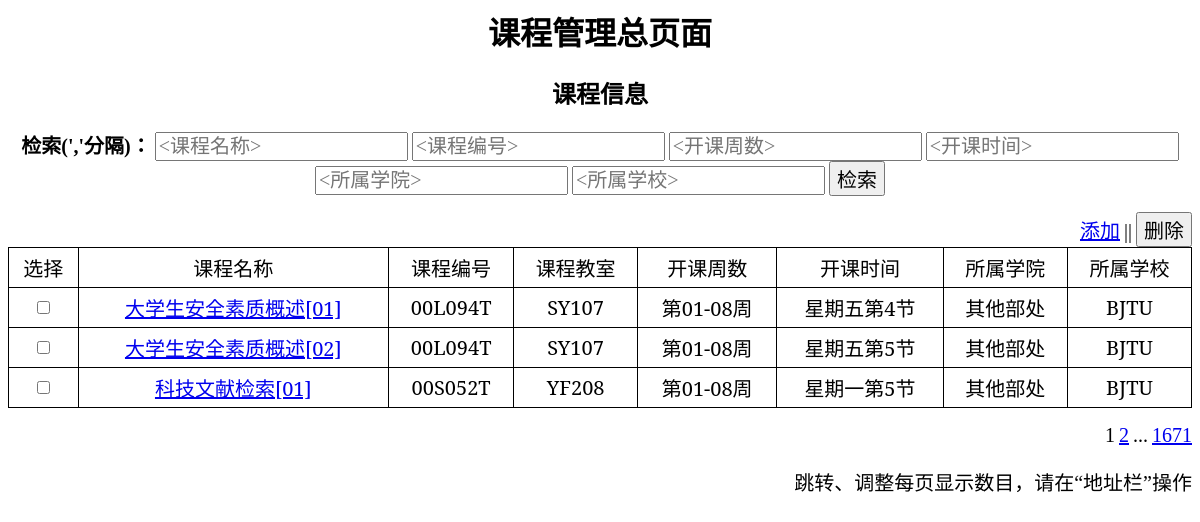
The app's page /class_search/3/ with its own data.
### search/models.py (models this page shows, shortened)
class Lesson(models.Model):
    name = models.CharField(max_length = 51)
    teacher = models.CharField(max_length = 11)
    capacity = models.IntegerField(default = 0)
    classroom = models.CharField(max_length = 51)
    supplement = models.TextField()
    collage = models.CharField(max_length = 51)
    school = models.CharField(max_length = 51)
    lesson_id = models.CharField(max_length = 11)
    score = models.CharField(max_length = 5,default = "1.0")
    time = models.CharField(max_length = 51,default = "星期一第1节")
    weeks = models.CharField(max_length = 51,default = "第01-12周")

### search/views.py (the view)
# urls.py: path('',views.index,name = 'index'),
def index(request,number = 50,page = 1):
    begin_item = number * (page - 1)
    end_item = number * (page)
    lessons_all = Lesson.objects.all()
    cnt = lessons_all.count()
    end_item = min(end_item,cnt)
    lessons = lessons_all[begin_item:end_item]
    total_page = 0
    if (cnt % number == 0):
        total_page = cnt / number
    else:
        total_page = cnt // number + 1
    context = {'lessons':lessons,'page':page,'page_next':page+1,'page_pre':page-1,'number':number,"total_page":total_page}
    return render(request,'search/index.html',context)

### search/views.py (called while the page is built)
def min(a,b):
    if (a > b):
        return b
    else:
        return a

### search/templates/search/index.html (shortened to what this page needs)
<html>
{% load static %}
<link rel="stylesheet" type ="text/css" href = "{% static 'search/index_style.css' %}">
<h1>课程管理总页面</h1>
<h2>课程信息</h2>
<div style="overflow-x:auto;">
  {% if lessons %}
    <div style="text-align:center">
      <p class = 'text' style = 'display:inline;font-weight:bold;'>检索(','分隔)：</p>
      <input class = "text" type="text" name="keywords-name" placeholder = "<课程名称>">
      <input class = "text" type="text" name="keywords-id" placeholder = "<课程编号>">
      <input class = "text" type="text" name="keywords-week" placeholder="<开课周数>">
      <input class = "text" type="text" name="keywords-time" placeholder="<开课时间>">
      <input class = "text" type="text" name="keywords-collage" placeholder="<所属学院>">
      <input class = "text" type="text" name="keywords-school" placeholder="<所属学校>">
      <input class = "text" type="submit" name="search" value="检索">
    </div>
    <form action="{% url 'search:delete'%}" method="post">
    <div style="text-align:right">
      <a class = "text" href="{% url 'search:add'%}">添加</a>
      <p class = "text" style = "display:inline;">||</p>
      <input class = "text" type="submit" name="delete" value="删除">
    </div>
    <table border = "1">
      <tr>
        <th>选择</th>
        <th>课程名称</th>
        <th>课程编号</th>
        <th>课程教室</th>
        <th>开课周数</th>
        <th>开课时间</th>
        <th>所属学院</th>
        <th>所属学校</th>
      </tr>
      {% for lesson in lessons %}
      <tr>
        <th><input type="checkbox" name="choose" id = "choose{{lesson.id}}" value="{{lesson.id}}"></th>
        <th><a href="{% url 'search:detail' lesson.id%}">{{lesson.name}}</a></th>
        <th>{{lesson.lesson_id}}</th>
        <th>{{lesson.classroom}}</th>
        <th>{{lesson.weeks}}</th>
        <th>{{lesson.time}}</th>
        <th>{{lesson.collage}}</th>
        <th>{{lesson.school}}</th>
      </tr>
      {% endfor %}
    </table>
  </form>
</div>
<div style = "text-align:right">
    <p class = "text" style = "display:inline;">{{page}}</p>
  {% if page != total_page%}
    <a class ="text" href = "\class_search\{{number}}\{{page_next}}">{{page_next}}</a>
    <p class = "text" style = "display:inline;">...</p>
    <a class = "text" href="\class_search\{{number}}\{{total_page}}">{{total_page}}</a>
  {% endif %}
  <p class = "text">跳转、调整每页显示数目，请在“地址栏”操作</p>
</div>
{% else %}
<p style = "text-align:center">没有可用的课程信息。</p>
{% endif %}
</html>

### search/static/search/index_style.css (style rules this page uses)
table { width: 100%; border-collapse: collapse; }
th,td { padding: 5px; border-bottom: 1px solid #ddd; }
table, th,td { border: 1px solid black; }
th { text-align: center; font-family: "楷体","serif","sans-serif"; font-weight: normal; font-size: 20px; }
h1 { font-family: "楷体"; text-align: center; }
h2 { font-family: "楷体"; text-align: center; }
.text { font-family: "楷体"; font-size: 20px; }

### records on screen
Lesson: name "大学生安全素质概述[01]", lesson_id "00L094T", classroom "SY107", weeks "第01-08周", time "星期五第4节", collage "其他部处", school "BJTU"
Lesson: name "大学生安全素质概述[02]", lesson_id "00L094T", classroom "SY107", weeks "第01-08周", time "星期五第5节", collage "其他部处", school "BJTU"
Lesson: name "科技文献检索[01]", lesson_id "00S052T", classroom "YF208", weeks "第01-08周", time "星期一第5节", collage "其他部处", school "BJTU"

### other values on screen
{{ page }} "1"
{{ page_next }} "2"
{{ total_page }} "1671"
